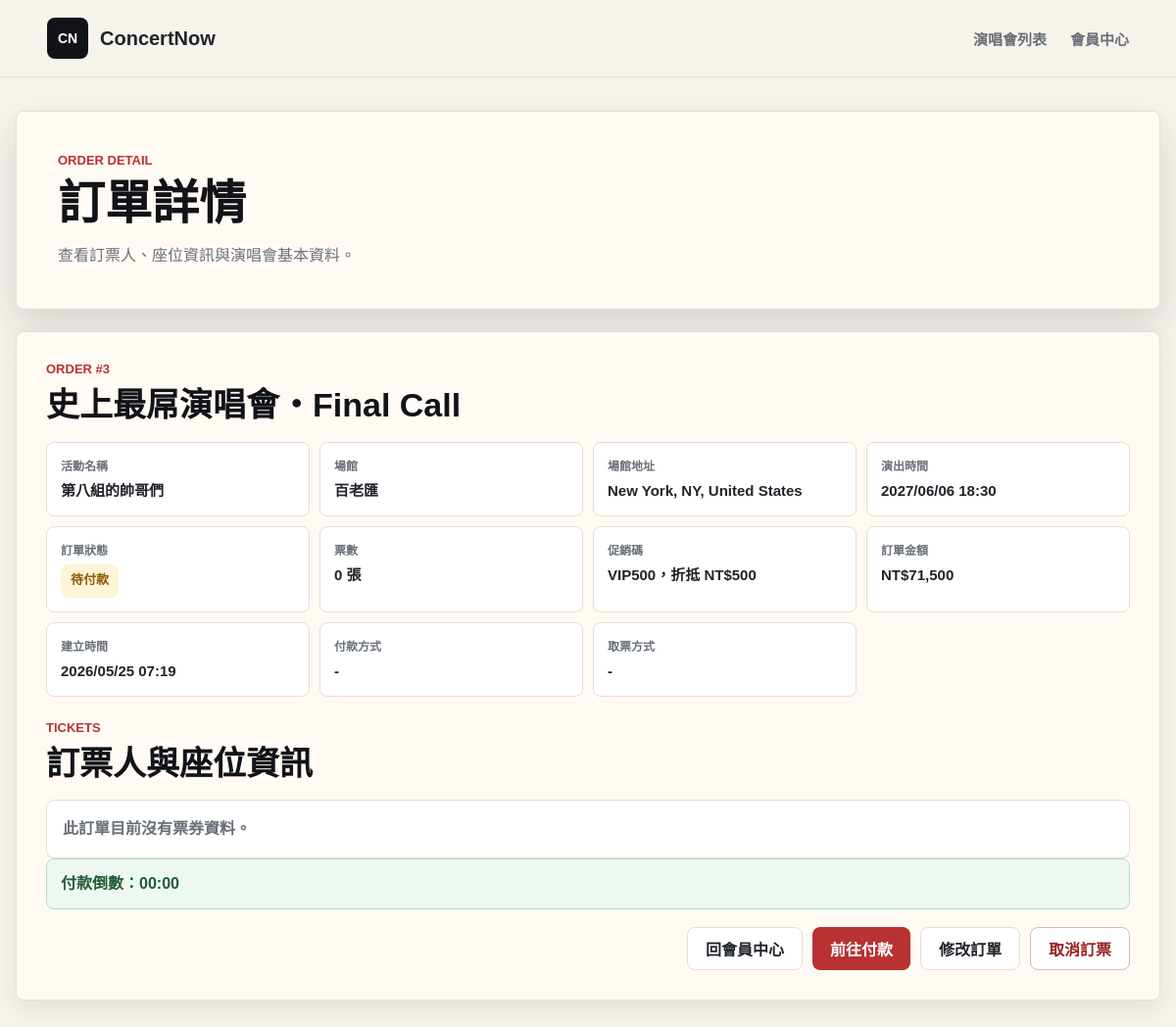
Page /customer/order_detail.php?order_id=3 (signed in) on the committed database.
### tables this page shows
CREATE TABLE Orders (
    order_id INT AUTO_INCREMENT PRIMARY KEY,
    user_id INT,
    show_id INT,
    promo_id INT NULL,                      
    total_price INT NOT NULL,               
    status ENUM('pending_payment', 'paid', 'cancelled') DEFAULT 'pending_payment',
    payment_method VARCHAR(30) NULL,         
    delivery_method VARCHAR(30) NULL,        
    created_at TIMESTAMP DEFAULT CURRENT_TIMESTAMP,
    FOREIGN KEY (user_id) REFERENCES User(user_id),
    FOREIGN KEY (show_id) REFERENCES ShowDate(show_id),
    FOREIGN KEY (promo_id) REFERENCES PromoCode(promo_id) ON DELETE SET NULL
);

CREATE TABLE Concert (
    concert_id INT AUTO_INCREMENT PRIMARY KEY,
    organizer_id INT NULL,                           
    artist VARCHAR(100) NOT NULL,                     
    title VARCHAR(255) NOT NULL,                      
    venue VARCHAR(100) NOT NULL,                      
    concert_address VARCHAR(255) NOT NULL,                    
    image VARCHAR(255),                               
    sale_start DATETIME NOT NULL,                     
    sale_end DATETIME NOT NULL,                       
    description TEXT,                                 
    notice TEXT,                                      
    created_at TIMESTAMP DEFAULT CURRENT_TIMESTAMP,
    FOREIGN KEY (organizer_id) REFERENCES Organizer(organizer_id) ON DELETE SET NULL
);

CREATE TABLE ShowDate (
    show_id INT AUTO_INCREMENT PRIMARY KEY,
    concert_id INT NOT NULL,                          
    show_datetime DATETIME NOT NULL,                  
    status VARCHAR(50) DEFAULT 'available',           
    FOREIGN KEY (concert_id) REFERENCES Concert(concert_id) ON DELETE CASCADE
);

CREATE TABLE PromoCode (
    promo_id INT AUTO_INCREMENT PRIMARY KEY,
    code_name VARCHAR(50) NOT NULL UNIQUE,  
    discount_amount INT NOT NULL,           
    usage_limit INT NULL,                   
    starts_at DATETIME NULL,                
    expires_at DATETIME NULL,               
    is_active BOOLEAN DEFAULT TRUE,         
    created_at TIMESTAMP DEFAULT CURRENT_TIMESTAMP,
    updated_at TIMESTAMP DEFAULT CURRENT_TIMESTAMP ON UPDATE CURRENT_TIMESTAMP
);

### includes/order_expiration.php (called while the page is built, shortened)
<?php
function orderPaymentDeadlineTimestamp($createdAt)
{
    try {
        $createdDateTime = new DateTimeImmutable((string) $createdAt, new DateTimeZone(ORDER_PAYMENT_TIMEZONE));
    } catch (Exception $exception) {
        return null;
    }
    return $createdDateTime->getTimestamp() + ORDER_PAYMENT_TIMEOUT_SECONDS;
}
function orderPaymentSecondsRemaining($createdAt)
{
    $deadlineTimestamp = orderPaymentDeadlineTimestamp($createdAt);
    $nowTimestamp = (new DateTimeImmutable('now', new DateTimeZone(ORDER_PAYMENT_TIMEZONE)))->getTimestamp();
    return max(0, $deadlineTimestamp - $nowTimestamp);
}

### customer/order_detail.php (the view, shortened to what this page needs)
<?php
require_once __DIR__ . '/../includes/db_config.php';
require_once __DIR__ . '/../includes/order_expiration.php';
function h($value)
{
    return htmlspecialchars((string) $value, ENT_QUOTES, 'UTF-8');
}
function orderDetailDateTimeText($value)
{
    $timestamp = strtotime((string) $value);
    return $timestamp ? date('Y/m/d H:i', $timestamp) : (string) $value;
}
function orderDetailStatusText($status)
{
    $labels = [
        'pending_payment' => '待付款',
        'paid' => '已付款',
        'cancelled' => '已取消',
    ];
    return $labels[$status] ?? (string) $status;
}
function orderDetailStatusClass($status)
{
    $classes = [
        'pending_payment' => 'is-pending',
        'paid' => 'is-paid',
        'cancelled' => 'is-cancelled',
    ];
    return $classes[$status] ?? 'is-unknown';
}
function orderDetailPaymentMethodText($method)
{
    $labels = [
        'credit_card' => '信用卡付款',
        'atm_transfer' => 'ATM 虛擬帳號付款',
    ];
    return $labels[$method] ?? '-';
}
function orderDetailDeliveryMethodText($method)
{
    $labels = [
        'ibon' => '7-11 ibon 取票',
        'venue_pickup' => '演出現場票口取票',
    ];
    return $labels[$method] ?? '-';
}
function fetchOrderDetail($pdo, $orderId, $customerId)
{
    $stmt = $pdo->prepare(
        'SELECT
            o.order_id,
            o.total_price,
            o.status,
            o.payment_method,
            o.delivery_method,
            o.created_at,
            sd.show_id,
            sd.show_datetime,
            c.concert_id,
            c.artist,
            c.title,
            c.venue,
            c.concert_address,
            p.code_name,
            p.discount_amount
         FROM Orders o
         LEFT JOIN ShowDate sd ON o.show_id = sd.show_id
         LEFT JOIN Concert c ON sd.concert_id = c.concert_id
         LEFT JOIN PromoCode p ON o.promo_id = p.promo_id
         WHERE o.order_id = ?
           AND o.user_id = ?
         LIMIT 1'
    );
    $stmt->execute([$orderId, $customerId]);
    return $stmt->fetch();
}
function fetchOrderTickets($pdo, $orderId)
{
    $stmt = $pdo->prepare(
        'SELECT
            t.ticket_id,
            t.real_name,
            t.id_number,
            s.seat_number,
            s.price,
            s.status AS seat_status
         FROM Ticket t
         INNER JOIN Seat s ON t.seat_id = s.seat_id
         WHERE t.order_id = ?
         ORDER BY t.ticket_id'
    );
    $stmt->execute([$orderId]);
    return $stmt->fetchAll();
}
$stylePath = __DIR__ . '/../assets/css/style.css';
$styleVersion = file_exists($stylePath) ? filemtime($stylePath) : time();
$customerId = (int) $_SESSION['customer_id'];
$orderId = filter_input(INPUT_GET, 'order_id', FILTER_VALIDATE_INT, [
    'options' => ['min_range' => 1],
]);
$order = null;
$tickets = [];
$errors = [];
if ($pdo === null) {
    $errors[] = '資料庫連線失敗，請檢查 MySQL 與 includes/db_config.php 設定。';
} elseif (!$orderId) {
    $errors[] = '缺少訂單編號，請回會員中心查看訂單。';
} else {
    try {
        $order = fetchOrderDetail($pdo, $orderId, $customerId);
        if (!$order) {
            $errors[] = '找不到這筆訂單，或這筆訂單不屬於目前登入會員。';
        } else {
            $tickets = fetchOrderTickets($pdo, $orderId);
        }
    } catch (Throwable $exception) {
        error_log('Order detail action failed: ' . $exception->getMessage());
        $errors[] = '處理訂單時發生錯誤，請稍後再試。';
    }
}
?>
<!doctype html>
<html lang="zh-Hant">
<head>
    <link rel="stylesheet" href="../assets/css/style.css?v=<?= h($styleVersion) ?>">
</head>
<body>
    <header class="site-header">
        <a class="brand" href="../index.php" aria-label="ConcertNow 首頁">
            <span class="brand-mark">CN</span>
            <span>ConcertNow</span>
        </a>
        <nav class="main-nav" aria-label="主選單">
            <a href="../index.php#concerts">演唱會列表</a>
            <a href="member.php">會員中心</a>
        </nav>
    </header>
    <main class="member-main">
        <section class="member-hero" aria-labelledby="order-detail-title">
            <div>
                <p class="member-kicker">Order Detail</p>
                <h1 id="order-detail-title">訂單詳情</h1>
                <span>查看訂票人、座位資訊與演唱會基本資料。</span>
            </div>
        </section>
        <section class="member-panel">
            <?php if ($errors): ?>
                <div class="auth-alert">
                    <?php foreach ($errors as $error): ?>
                        <p><?= h($error) ?></p>
                    <?php endforeach; ?>
                </div>
                <a class="secondary-action" href="member.php">回會員中心</a>
            <?php elseif ($order): ?>
                <div class="member-section-title">
                    <p>Order #<?= h($order['order_id']) ?></p>
                    <h2><?= h($order['title'] ?? '演唱會資料已移除') ?></h2>
                </div>
                <dl class="member-order-info">
                    <div>
                        <dt>活動名稱</dt>
                        <dd><?= h($order['artist'] ?? '-') ?></dd>
                    </div>
                    <div>
                        <dt>場館</dt>
                        <dd><?= h($order['venue'] ?? '-') ?></dd>
                    </div>
                    <div>
                        <dt>場館地址</dt>
                        <dd><?= h($order['concert_address'] ?? '-') ?></dd>
                    </div>
                    <div>
                        <dt>演出時間</dt>
                        <dd><?= h(orderDetailDateTimeText($order['show_datetime'] ?? null)) ?></dd>
                    </div>
                    <div>
                        <dt>訂單狀態</dt>
                        <dd><span class="member-status <?= h(orderDetailStatusClass($order['status'])) ?>"><?= h(orderDetailStatusText($order['status'])) ?></span></dd>
                    </div>
                    <div>
                        <dt>票數</dt>
                        <dd><?= h(count($tickets)) ?> 張</dd>
                    </div>
                    <div>
                        <dt>促銷碼</dt>
                        <dd>
                            <?php if ($order['code_name']): ?>
                                <?= h($order['code_name']) ?>，折抵 NT$<?= h(number_format((int) $order['discount_amount'])) ?>
                            <?php else: ?>
                                -
                            <?php endif; ?>
                        </dd>
                    </div>
                    <div>
                        <dt>訂單金額</dt>
                        <dd>NT$<?= h(number_format((int) $order['total_price'])) ?></dd>
                    </div>
                    <div>
                        <dt>建立時間</dt>
                        <dd><?= h(orderDetailDateTimeText($order['created_at'])) ?></dd>
                    </div>
                    <div>
                        <dt>付款方式</dt>
                        <dd><?= h(orderDetailPaymentMethodText($order['payment_method'])) ?></dd>
                    </div>
                    <div>
                        <dt>取票方式</dt>
                        <dd><?= h(orderDetailDeliveryMethodText($order['delivery_method'])) ?></dd>
                    </div>
                </dl>
                <div class="checkout-block">
                    <div class="member-section-title">
                        <p>Tickets</p>
                        <h2>訂票人與座位資訊</h2>
                    </div>
                    <?php if (!$tickets): ?>
                        <p class="member-empty">此訂單目前沒有票券資料。</p>
                    <?php endif; ?>
                </div>
                <?php if ($order['status'] === 'pending_payment'): ?>
                    <?php $orderSecondsRemaining = orderPaymentSecondsRemaining($order['created_at']); ?>
                    <div class="auth-alert auth-success" data-order-countdown data-order-id="<?= h($order['order_id']) ?>" data-seconds="<?= h($orderSecondsRemaining) ?>">
                        付款倒數：<strong data-countdown-text><?= h(gmdate('i:s', $orderSecondsRemaining)) ?></strong>
                    </div>
                <?php endif; ?>
                <div class="member-order-actions">
                    <a class="secondary-action" href="member.php">回會員中心</a>
                    <?php if ($order['status'] === 'pending_payment'): ?>
                        <a class="placeholder-link" href="payment.php?order_id=<?= h($order['order_id']) ?>">前往付款</a>
                    <?php endif; ?>
                    <?php if ($order['status'] !== 'cancelled'): ?>
                        <button class="secondary-action" type="button" data-order-edit-toggle>修改訂單</button>
                        <form method="post" action="order_detail.php?order_id=<?= h($order['order_id']) ?>" class="inline-action-form" onsubmit="return confirm('確定要取消此訂單嗎？');">
                            <button class="secondary-action danger-action" type="submit">取消訂票</button>
                        </form>
                    <?php endif; ?>
                </div>
            <?php endif; ?>
        </section>
    </main>
</body>
</html>

### assets/css/style.css (style rules this page uses)
:root { --bg: #f6f2ec; --surface: #fffaf3; --text: #20242a; --muted: #6a7079; --line: #e4ddd2; --accent: #b83232; --accent-dark: #8f2323; --ink: #111318; --shadow: 0 18px 40px rgba(31, 35, 40, 0.14); }
* { box-sizing: border-box; }
html { scroll-behavior: smooth; }
body { margin: 0; min-height: 100vh; background: var(--bg); color: var(--text); font-family: "PingFang TC", "Noto Sans TC", "Microsoft JhengHei", Arial, sans-serif; }
button, input[type="button"], input[type="submit"], input[type="reset"], .login-button, .primary-action, .ticket-link, .secondary-action, .disabled-action, .seat-zone-action, .show-select-action, .placeholder-link, .auth-submit, .danger-action { font-size: max(16px, 1em) !important; }
a { color: inherit; text-decoration: none; }
.site-header { position: sticky; top: 0; z-index: 20; display: flex; align-items: center; justify-content: space-between; gap: 24px; width: 100%; padding: 18px clamp(18px, 4vw, 56px); background: rgba(246, 242, 236, 0.92); border-bottom: 1px solid rgba(228, 221, 210, 0.9); backdrop-filter: blur(16px); }
.brand { display: inline-flex; align-items: center; gap: 12px; font-size: 20px; font-weight: 800; letter-spacing: 0; }
.brand-mark { display: inline-grid; place-items: center; width: 42px; height: 42px; color: #fff; background: var(--ink); border-radius: 8px; font-size: 14px; }
.main-nav { display: flex; align-items: center; gap: clamp(12px, 2vw, 28px); color: var(--muted); font-size: 15px; font-weight: 700; }
.login-button, .primary-action, .ticket-link, .secondary-action, .disabled-action, .seat-zone-action, .show-select-action, .placeholder-link, .auth-submit { display: inline-flex; align-items: center; justify-content: center; min-height: 44px; padding: 0 18px; border: 0; border-radius: 8px; background: var(--accent); color: #fff; font-weight: 800; cursor: pointer; }
.secondary-action { border: 1px solid var(--line); background: #fff; color: var(--text); }
.auth-alert { margin: 0 0 18px; padding: 13px 14px; border: 1px solid #e2b4b4; border-radius: 8px; background: #fff0f0; color: #9a2525; font-weight: 900; line-height: 1.5; }
.auth-success { border: 1px solid #b8d8c4; background: #edf8f1; color: #245b38; }
.member-main { width: min(1180px, calc(100% - 32px)); margin: 34px auto 72px; }
.member-hero, .member-panel { border: 1px solid var(--line); border-radius: 8px; background: var(--surface); box-shadow: 0 10px 24px rgba(31, 35, 40, 0.08); }
.member-hero { padding: clamp(26px, 4vw, 42px); box-shadow: var(--shadow); }
.member-kicker, .member-section-title p { margin: 0 0 10px; color: var(--accent); font-size: 13px; font-weight: 900; letter-spacing: 0; text-transform: uppercase; }
.member-hero h1, .member-section-title h2 { margin: 0; color: var(--ink); line-height: 1.14; letter-spacing: 0; }
.member-hero h1 { font-size: clamp(32px, 4.5vw, 48px); }
.member-hero span { display: block; margin-top: 12px; color: var(--muted); font-size: 16px; line-height: 1.6; }
.member-panel { margin-top: 22px; padding: clamp(22px, 3vw, 30px); }
.member-section-title { margin-bottom: 18px; }
.member-section-title h2 { font-size: clamp(24px, 3vw, 34px); }
.member-info-grid div, .member-order-info div { padding: 14px; border: 1px solid var(--line); border-radius: 8px; background: #fff; }
.member-info-grid dt, .member-order-info dt { color: var(--muted); font-size: 12px; font-weight: 900; }
.member-info-grid dd, .member-order-info dd { margin: 7px 0 0; color: var(--text); font-size: 15px; font-weight: 900; line-height: 1.45; overflow-wrap: anywhere; }
.member-alert, .member-empty { margin: 0; padding: 16px; border: 1px solid var(--line); border-radius: 8px; background: #fff; color: var(--muted); font-weight: 850; line-height: 1.6; }
.member-status { flex-shrink: 0; display: inline-flex; align-items: center; justify-content: center; min-height: 34px; padding: 0 10px; border-radius: 8px; background: #efe0c7; color: #80520e; font-size: 13px; font-weight: 900; }
.member-status.is-pending { background: #fff3d8; color: #8a5a00; }
.member-order-info { display: grid; grid-template-columns: repeat(4, minmax(0, 1fr)); gap: 10px; margin: 0; }
.member-order-actions { display: flex; flex-wrap: wrap; gap: 10px; justify-content: flex-end; margin-top: 14px; }
.member-order-actions .secondary-action { width: auto; }
.inline-action-form { margin: 0; }
.danger-action { border-color: #e2b4b4; color: #9a2525; font-size: 17px; }
.checkout-block { margin-top: 24px; }

### rows in the picture
orders: order_id "3", concert.title "史上最屌演唱會・Final Call", concert.artist "第八組的帥哥們", concert.venue "百老匯", concert.concert_address "New York, NY, United States", show.show_datetime "2027/06/06 18:30", status "待付款", promo.code_name "VIP500", promo.discount_amount "500", total_price "71,500", created_at "2026/05/25 07:19", payment_method "-", delivery_method "-"

### other values in the picture
count($tickets) "0"
